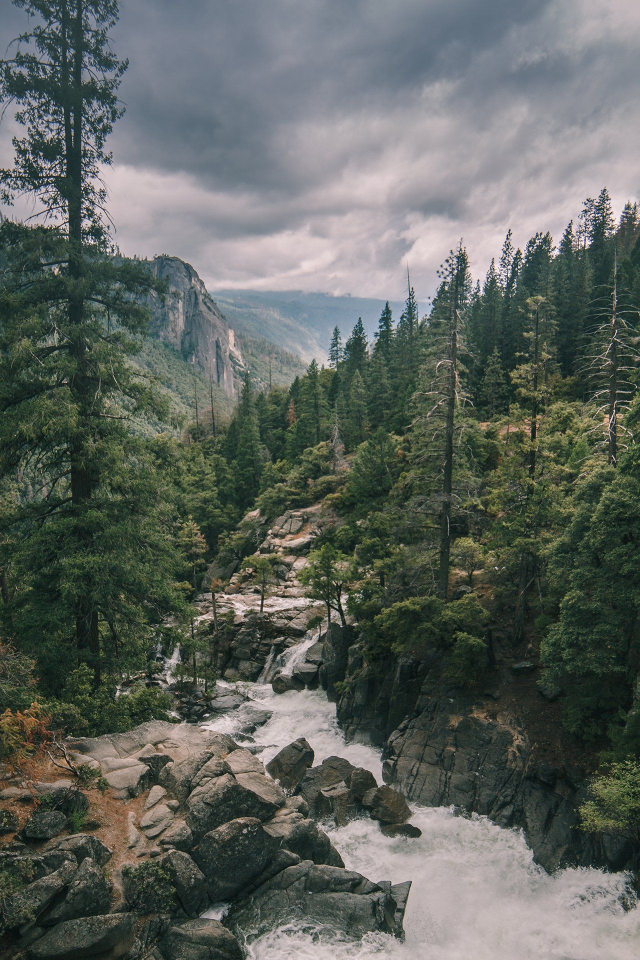
#> input picture fullim.jfif, 1280 x 1920 px, given in place of tback.jpg, which was not available (shown at 1/2 size)
$ python insertionpic.py
#> lines starting #> are read from the running program, lines starting #| are printed output that depends on the picture; pictures that were not available may be replaced by others from this repository, and a replacement may not be noted
import cv2
import numpy as np
import threading
back = cv2.imread('tback.jpg')
#> back is the input picture: shape (1920, 1280, 3); mean B, G, R 94.1, 99.7, 94.1
front = cv2.imread('fullim.jfif')
back = cv2.resize(back, (1200, 600))
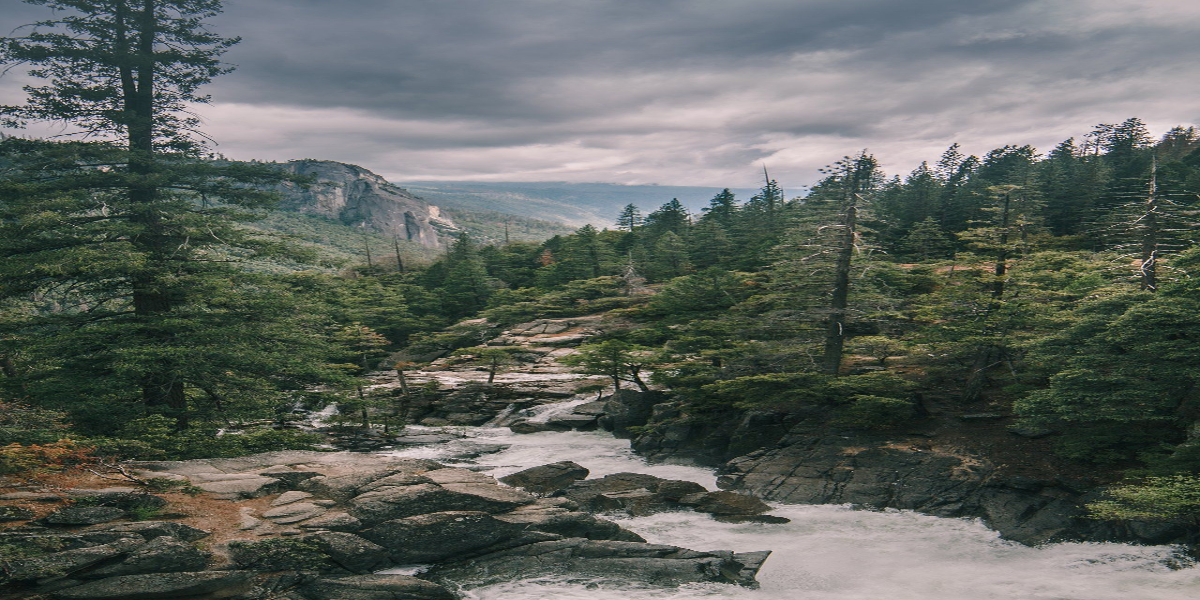
#> back: shape (600, 1200, 3); mean B, G, R 94, 99.6, 94
front = cv2.resize(front, (1200, 600))
length = front.shape[0]
#> length = 600
breadth = front.shape[1]
#> breadth = 1200
sublen = length//10
#> sublen = 60
subbre = breadth//10
#> subbre = 120
i = 0
k = 0
m = 0
lol = 0

for x in range(0, length, sublen):  # img split and store
    k += 1
    for y in range(0, breadth, subbre):
        if x == 0:
            m += 1
        i += 1
        cv2.imwrite('subdirect/'+str(i)+'.jpg', front[x:x+sublen, y:y+subbre])
        lol += 1
#> this loop made 10 passes
#> pass 1, `cv2.imwrite('subdirect/'+str(i)+'.jpg', front[x:x+sublen, y:y+subbre])`:
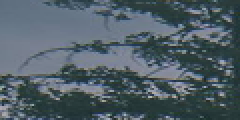
#> saved as 1.jpg: shape (60, 120, 3) (shown 2 times larger); mean B, G, R 102.7, 94.1, 79.6
#> pass 1, `cv2.imwrite('subdirect/'+str(i)+'.jpg', front[x:x+sublen, y:y+subbre])`:
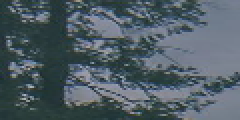
#> saved as 2.jpg: shape (60, 120, 3) (shown 2 times larger); mean B, G, R 101.2, 93.1, 79.4
#> pass 1, `cv2.imwrite('subdirect/'+str(i)+'.jpg', front[x:x+sublen, y:y+subbre])`:
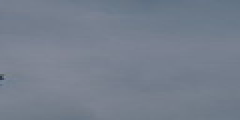
#> saved as 3.jpg: shape (60, 120, 3) (shown 2 times larger); mean B, G, R 141.2, 126.7, 117.6
#> after the loop, i = 100; k = 10; lol = 100; m = 10
print(m, lol, i)
#| 10 100 100


# [18 lines left out: function dispr, not called in this run]


arr = [x for x in range(1, lol+1)]
#> arr = 100 values from 1 to 100
np.random.shuffle(arr)
tarr = list(arr)
mkarr = list(arr)
qz = 0
mz = 0


# [26 lines left out: functions clr, insertion_sort, not called in this run]


sublen = length//10
subbre = breadth//10
i = 0
k = 0
m = 0
lol = 0

for x in range(0, length, sublen):  # img split and store
    k += 1
    for y in range(0, breadth, subbre):
        if x == 0:
            m += 1
        i += 1
        cv2.imwrite('subdirect/'+str(i)+'.jpg', front[x:x+sublen, y:y+subbre])
        lol += 1
#> this loop made 10 passes
#> pass 1, `cv2.imwrite('subdirect/'+str(i)+'.jpg', front[x:x+sublen, y:y+subbre])`:
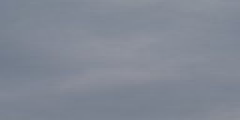
#> saved as 5.jpg: shape (60, 120, 3) (shown 2 times larger); mean B, G, R 148.7, 136.1, 129.4
#> pass 1, `cv2.imwrite('subdirect/'+str(i)+'.jpg', front[x:x+sublen, y:y+subbre])`:
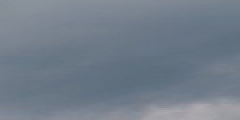
#> saved as 7.jpg: shape (60, 120, 3) (shown 2 times larger); mean B, G, R 138.6, 125.6, 114.3
#> pass 1, `cv2.imwrite('subdirect/'+str(i)+'.jpg', front[x:x+sublen, y:y+subbre])`:
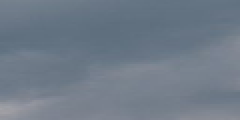
#> saved as 8.jpg: shape (60, 120, 3) (shown 2 times larger); mean B, G, R 136.4, 122.9, 111.1
#> after the loop, i = 100; k = 10; lol = 100; m = 10
print(m, lol, i)
#| 10 100 100


def dispr(arr):
    cntr = 2  # joins sub
    totimg = cv2.imread('subdirect/'+str(1)+'.jpg')
    for x in range(1, i, m):
        tp = 0
        if x != 1:
            fimg = cv2.imread('subdirect/'+str(arr[x-1])+'.jpg')
        for y in range(2, m+1):
            timg = cv2.imread('subdirect/'+str(arr[cntr-1])+'.jpg')
            if x == 1:
                totimg = np.concatenate((totimg, timg), axis=1)
            else:
                fimg = np.concatenate((fimg, timg), axis=1)
            cntr += 1
        cntr += 1
        if x != 1:
            totimg = np.concatenate((totimg, fimg), axis=0)
    return totimg


arr = [x for x in range(1, lol+1)]
np.random.shuffle(arr)
tarr = list(arr)
mkarr = list(arr)
qz = 0
mz = 0


def clr():
    totimg = dispr(arr)
    back[0:, 0:] = totimg[0:, 0:]
    cv2.imshow('insertion', back)
    global qz
    if qz == 0:
        cv2.waitKey(5000)
        qz = 1
    else:
        cv2.waitKey(1)
    larr = list(arr)
    larr.sort()
    if larr == arr:
        cv2.waitKey(0)
        exit()


def insertion_sort(arr):
    for x in range(1, len(arr)):
        val = arr[x]
        y = x-1
        while y >= 0 and arr[y] > val:
            arr[y+1] = arr[y]
            y -= 1
        arr[y+1] = val
        clr()


t1 = threading.Thread(target=insertion_sort, args=(arr,))
t1.start()
